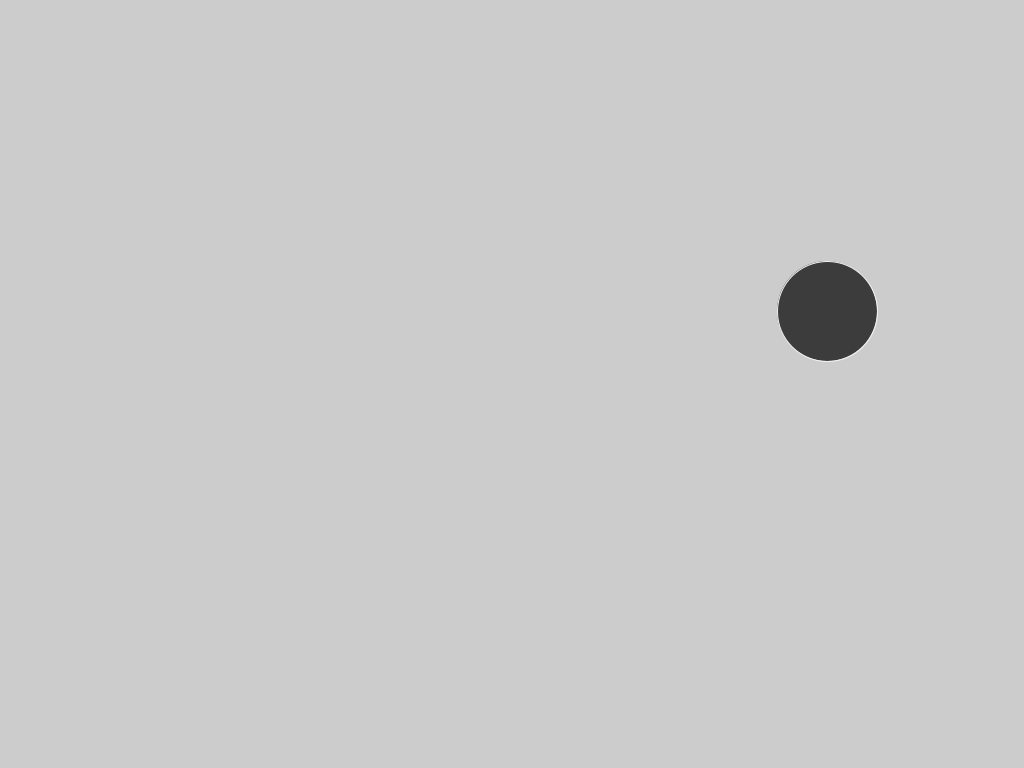
Frame 1 (no input)
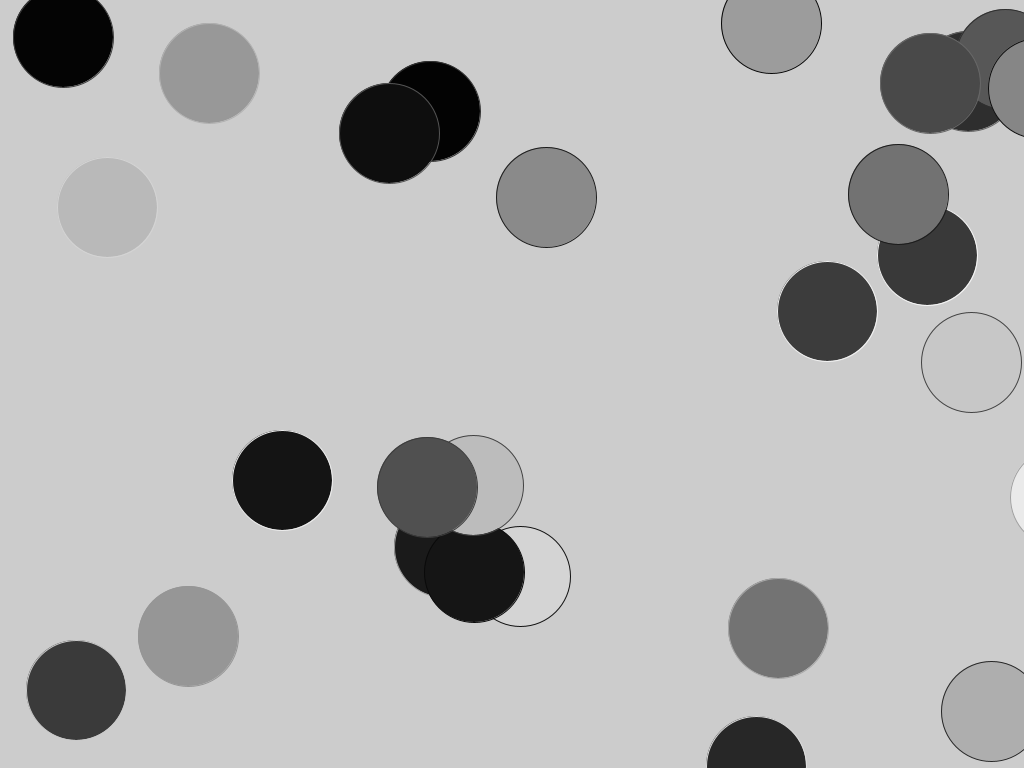
Frame 60 (the mouse pressed at the canvas centre just before this capture)
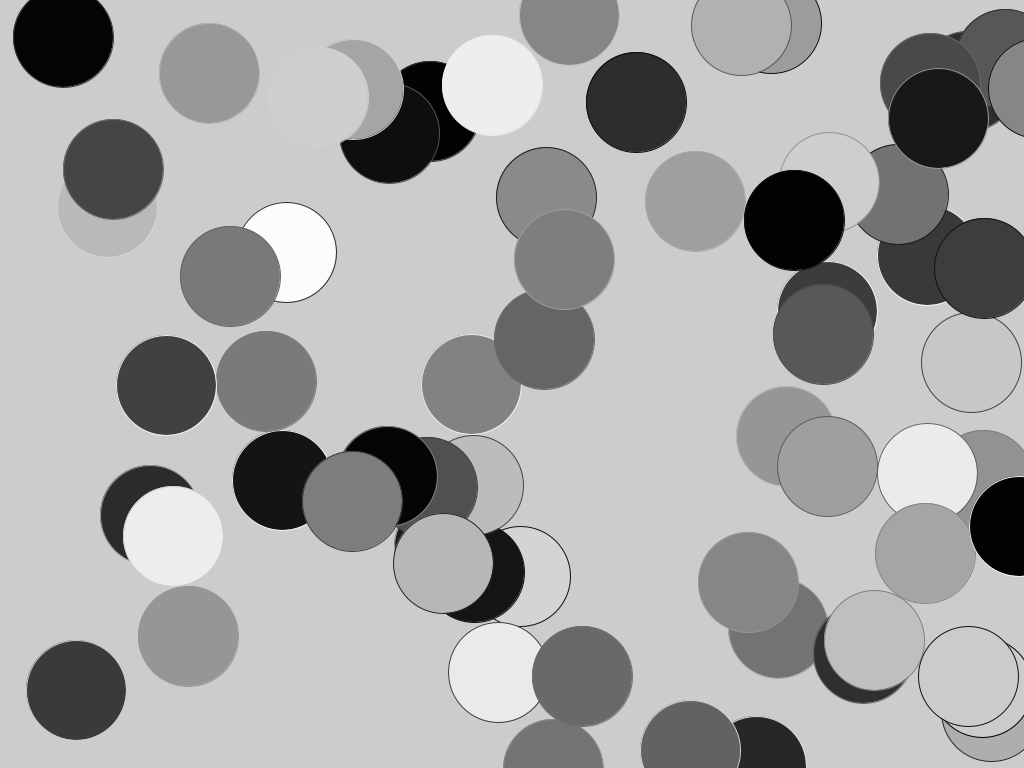
Frame 120 (the mouse held since frame 60 and released just before this capture)

The Processing sketch that drew these frames (run headless with seeded random() and noise(); from frame 60 on, the mouse is pressed at the canvas centre):

// Processing sketch: DrawCircles
// ── DrawCircles.pde
// Shape Example 
// Rob Christensen 
// This is a basic example I created to learn how to draw random circles 

// Define constants 
int num = 2000; 
int rangeX = 1280; 
int rangeY = 1200; 
int framesPerSecond = 10; 
float strokeColor = 0;

// Initialize 
void setup() {
  // set stage size, smooth out vectors, and set frame rate 
  size(1024, 768);
  smooth();
  frameRate(framesPerSecond);
  // noLoop(); 
} 

// draw random shapes 
void draw() {
  drawCircles(); 
}

boolean drawCircles() { 
  int x,y;  
  int w,h; 
  
  x = int(random(0,rangeX)); 
  y = int(random(0,rangeY)); 
  
  w = 100; 
  h = 100;  

  stroke(int(random(0,255)));   
  fill(int(random(0,255)));
  
  ellipse(x,y,w,h); 
   
  return true; 
}
